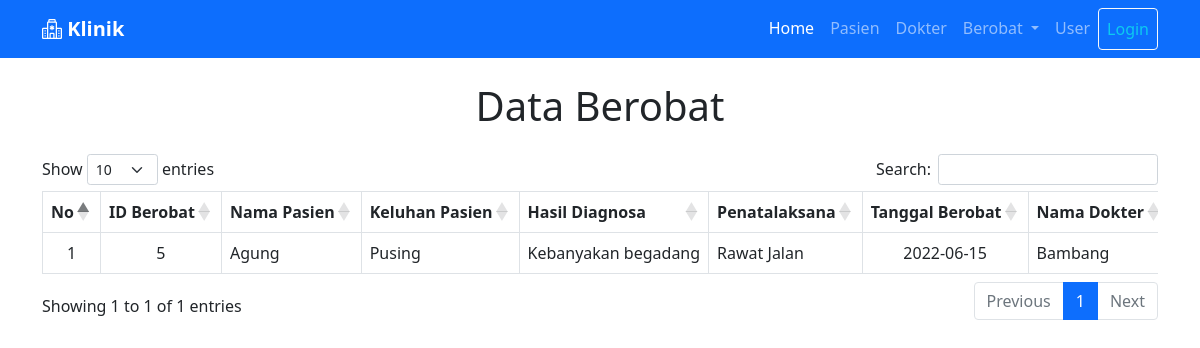
Before: /berobat.php with the older database file.
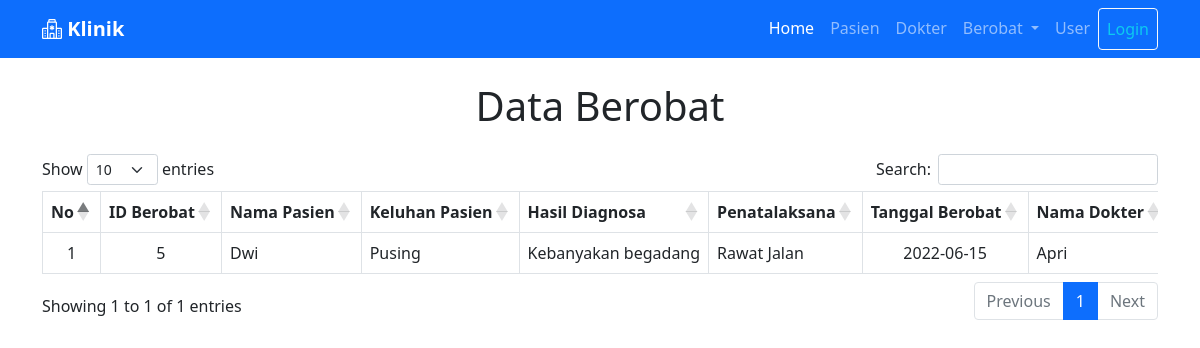
After: the same page with the newer database file.
### tables this page shows
CREATE TABLE `berobat` (
  `id_berobat` int(11) NOT NULL,
  `id_pasien` int(5) DEFAULT NULL,
  `id_dokter` int(5) DEFAULT NULL,
  `tgl_berobat` date NOT NULL,
  `keluhan_pasien` varchar(200) NOT NULL,
  `hasil_diagnosa` varchar(200) NOT NULL,
  `penatalaksana` enum('Rawat Jalan','Rawat Inap','Rujuk','Lainnya') NOT NULL
);

CREATE TABLE `pasien` (
  `id_pasien` int(5) NOT NULL,
  `nama_pasien` varchar(50) NOT NULL,
  `jenis_kelamin` enum('L','P') NOT NULL,
  `umur` int(2) NOT NULL
);

CREATE TABLE `dokter` (
  `id_dokter` int(5) NOT NULL,
  `nama_dokter` varchar(50) NOT NULL
);

### berobat.php (the view)
<?php include "layout/_header.php"; ?>
<div class="container">
    <h1 class="text-center my-4">Data Berobat</h1>
    <div class="table-responsive">
        <table class="table table-bordered table-hover nowrap" id="example">
            <thead>
                <tr class="text-center">
                    <th>No</th>
                    <th>ID Berobat</th>
                    <th>Nama Pasien</th>
                    <th>Keluhan Pasien</th>
                    <th>Hasil Diagnosa</th>
                    <th>Penatalaksana</th>
                    <th>Tanggal Berobat</th>
                    <th>Nama Dokter</th>
                </tr>
            </thead>
            <tbody>
                <?php
                $no = 1;
                $query = "SELECT * FROM berobat ";
                $query .= "INNER JOIN pasien ON berobat.id_pasien = pasien.id_pasien ";
                $query .= "INNER JOIN dokter ON berobat.id_dokter = dokter.id_dokter";
                $sql = mysqli_query($koneksi, $query);
                while ($berobat = mysqli_fetch_array($sql)) {
                ?>
                    <tr>
                        <td class="text-center"><?= $no++ ?></td>
                        <td class="text-center"><?= $berobat['id_berobat'] ?></td>
                        <td><?= $berobat['nama_pasien'] ?></td>
                        <td><?= $berobat['keluhan_pasien'] ?></td>
                        <td><?= $berobat['hasil_diagnosa'] ?></td>
                        <td><?= $berobat['penatalaksana'] ?></td>
                        <td class="text-center"><?= $berobat['tgl_berobat'] ?></td>
                        <td><?= $berobat['nama_dokter'] ?></td>
                    </tr>
                <?php } ?>
            </tbody>
        </table>
    </div>
</div>
<?php include "layout/_footer.php"; ?>

Changed rows visible on the page:
changed through a linked row, berobat "Pusing": id_pasien.nama_pasien "Agung" → "Dwi"; id_dokter.nama_dokter "Bambang" → "Apri"
